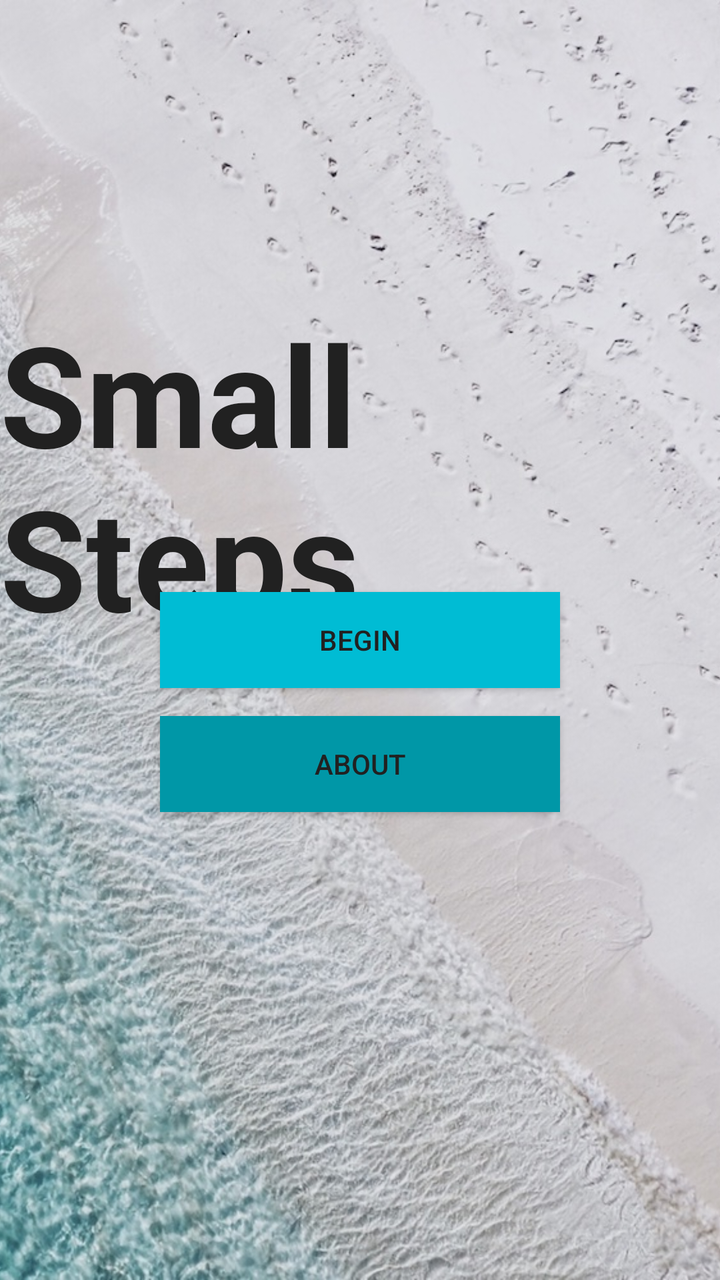
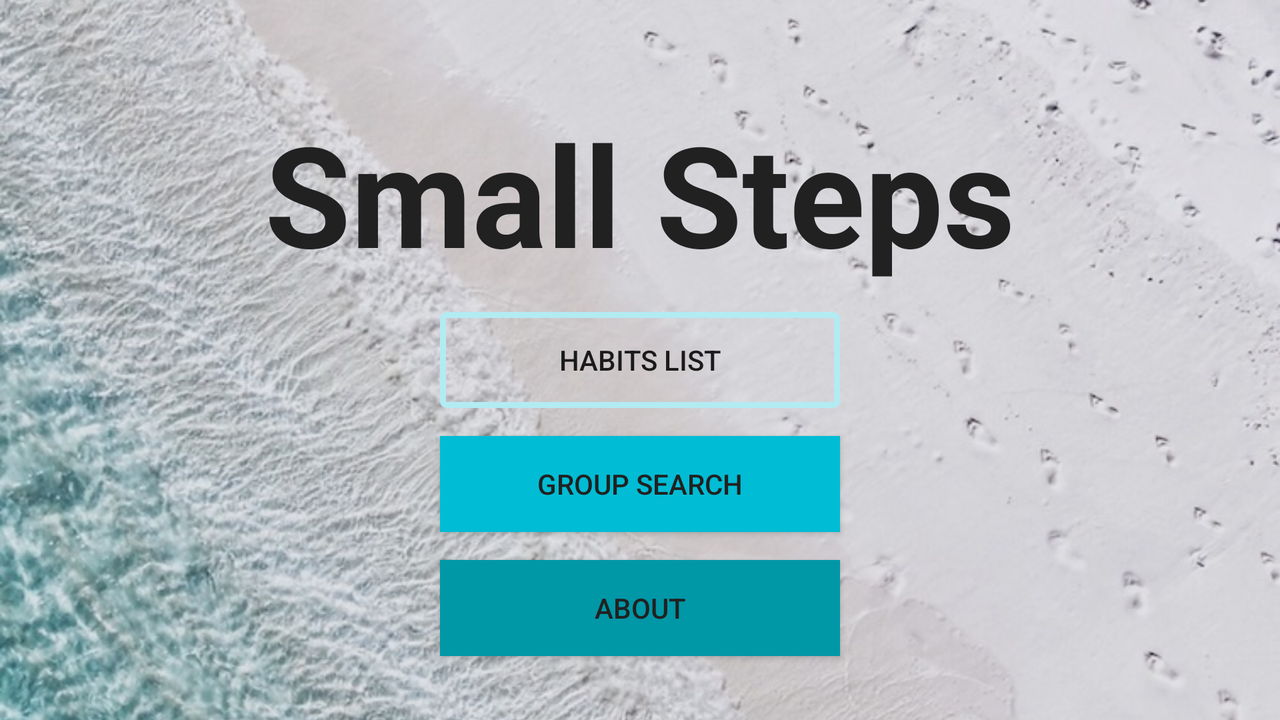

An Android layout and its configuration variant, each rendered on a device that would load it. The default file and the variant file are quoted in full after the pictures.
<!-- AndroidManifest.xml: application theme AppTheme -->
<!-- res/layout/activity_main.xml -->
<?xml version="1.0" encoding="utf-8"?>
<RelativeLayout xmlns:android="http://schemas.android.com/apk/res/android"
    xmlns:app="http://schemas.android.com/apk/res-auto"
    xmlns:tools="http://schemas.android.com/tools"
    android:layout_width="match_parent"
    android:layout_height="match_parent"
    tools:context="com.epicodus.smallsteps.MainActivity">

    <ImageView
        android:id="@+id/mainBackgroundImageView"
        android:layout_width="wrap_content"
        android:layout_height="match_parent"
        android:scaleType="centerCrop"
        app:srcCompat="@drawable/main_background" />

    <TextView
        android:id="@+id/appNameTextView"
        android:layout_width="wrap_content"
        android:layout_height="wrap_content"
        android:layout_alignParentTop="true"
        android:layout_centerHorizontal="true"
        android:layout_marginTop="150dp"
        android:text="Small Steps"
        android:textColor="@color/colorPrimaryText"
        android:textSize="70sp"
        android:textStyle="bold" />

    <Button
        android:id="@+id/beginButton"
        android:layout_width="wrap_content"
        android:layout_height="wrap_content"
        android:layout_centerHorizontal="true"
        android:layout_centerVertical="true"
        android:width="200dp"
        android:background="@color/colorPrimary"
        android:text="Begin"
        android:textColor="@color/colorPrimaryText" />

    <Button
        android:id="@+id/aboutButton"
        android:layout_width="wrap_content"
        android:layout_height="wrap_content"
        android:width="200dp"
        android:background="@color/colorPrimaryDark"
        android:text="About"
        android:textColor="@color/colorPrimaryText"
        android:layout_below="@+id/beginButton"
        android:layout_alignLeft="@+id/beginButton"
        android:layout_alignStart="@+id/beginButton"
        android:layout_marginTop="14dp" />

</RelativeLayout>
<!-- resources referenced by this layout -->
<resources>
  <color name="colorPrimary">#00BCD4</color>
  <color name="colorPrimaryDark">#0097A7</color>
  <color name="colorPrimaryText">#212121</color>
  <!-- drawable main_background: jpg bitmap (drawable, 254191 bytes) -->
  <style name="AppTheme" parent="Theme.AppCompat.Light.DarkActionBar">
          
          <item name="colorPrimary">@color/colorPrimary</item>
          <item name="colorPrimaryDark">@color/colorPrimaryDark</item>
          <item name="colorAccent">@color/colorAccent</item>
      </style>
  <color name="colorAccent">#FFEB3B</color>
</resources>
<!-- res/layout-land/activity_main.xml (the repository's variant of the layout above) -->
<!-- drawn on the phone turned sideways -->
<?xml version="1.0" encoding="utf-8"?>
<RelativeLayout xmlns:android="http://schemas.android.com/apk/res/android"
    xmlns:app="http://schemas.android.com/apk/res-auto"
    xmlns:tools="http://schemas.android.com/tools"
    android:layout_width="match_parent"
    android:layout_height="match_parent"
    tools:context="com.epicodus.smallsteps.ui.MainActivity">

    <ImageView
        android:id="@+id/mainBackgroundImageView"
        android:layout_width="wrap_content"
        android:layout_height="match_parent"
        android:scaleType="centerCrop"
        app:srcCompat="@drawable/main_background"
        android:contentDescription="@string/app_background" />

    <TextView
        android:id="@+id/mainAppNameTextView"
        android:layout_width="wrap_content"
        android:layout_height="wrap_content"
        android:layout_alignParentTop="true"
        android:layout_centerHorizontal="true"
        android:text="@string/app_name"
        android:layout_marginTop="50dp"
        android:textColor="@color/colorPrimaryText"
        android:textSize="70sp"
        android:textStyle="bold" />

    <Button
        android:id="@+id/habitsListButton"
        android:layout_width="wrap_content"
        android:layout_height="wrap_content"
        android:layout_centerHorizontal="true"
        android:layout_centerVertical="true"
        android:width="200dp"
        android:background="@drawable/button_transparent_with_border"
        android:text="@string/main_habitsButton_text" />

    <Button
        android:id="@+id/groupSearchButton"
        android:layout_width="wrap_content"
        android:layout_height="wrap_content"
        android:layout_centerHorizontal="true"
        android:width="200dp"
        android:background="@color/colorPrimary"
        android:text="@string/main_groupSearchButton_text"
        android:textColor="@color/colorPrimaryText"
        android:layout_below="@+id/habitsListButton"
        android:layout_alignLeft="@+id/habitsListButton"
        android:layout_alignStart="@+id/habitsListButton"
        android:layout_marginTop="14dp" />

    <Button
        android:id="@+id/aboutButton"
        android:layout_width="wrap_content"
        android:layout_height="wrap_content"
        android:width="200dp"
        android:background="@color/colorPrimaryDark"
        android:text="@string/main_aboutButton_text"
        android:textColor="@color/colorPrimaryText"
        android:layout_below="@+id/groupSearchButton"
        android:layout_alignLeft="@+id/groupSearchButton"
        android:layout_alignStart="@+id/groupSearchButton"
        android:layout_marginTop="14dp" />

</RelativeLayout>
<!-- resources referenced by the variant -->
<!-- as the phone turned sideways resolves them -->
<resources>
  <color name="colorPrimary">#00BCD4</color>
  <color name="colorPrimaryDark">#0097A7</color>
  <color name="colorPrimaryText">#212121</color>
  <!-- drawable button_transparent_with_border (drawable) -->
  <?xml version="1.0" encoding="utf-8"?>
  <selector xmlns:android="http://schemas.android.com/apk/res/android">
      <item>
          <shape android:shape="rectangle">
              
              <solid android:color="@android:color/transparent"/>
              
              <stroke android:color="@color/colorPrimaryLight" android:width="3dp"/>
              <corners android:radius="2dp"/>
          </shape>
      </item>
  </selector>
  <!-- drawable main_background: jpg bitmap (drawable, 254191 bytes) -->
  <string name="app_background">App Background</string>
  <string name="app_name">Small Steps</string>
  <string name="main_aboutButton_text">About</string>
  <string name="main_groupSearchButton_text">Group Search</string>
  <string name="main_habitsButton_text">Habits List</string>
  <style name="AppTheme" parent="Theme.AppCompat.Light.DarkActionBar">
          
          <item name="colorPrimary">@color/colorPrimary</item>
          <item name="colorPrimaryDark">@color/colorPrimaryDark</item>
          <item name="colorAccent">@color/colorAccent</item>
      </style>
  <color name="colorPrimaryLight">#B2EBF2</color>
  <color name="colorAccent">#FFEB3B</color>
</resources>
